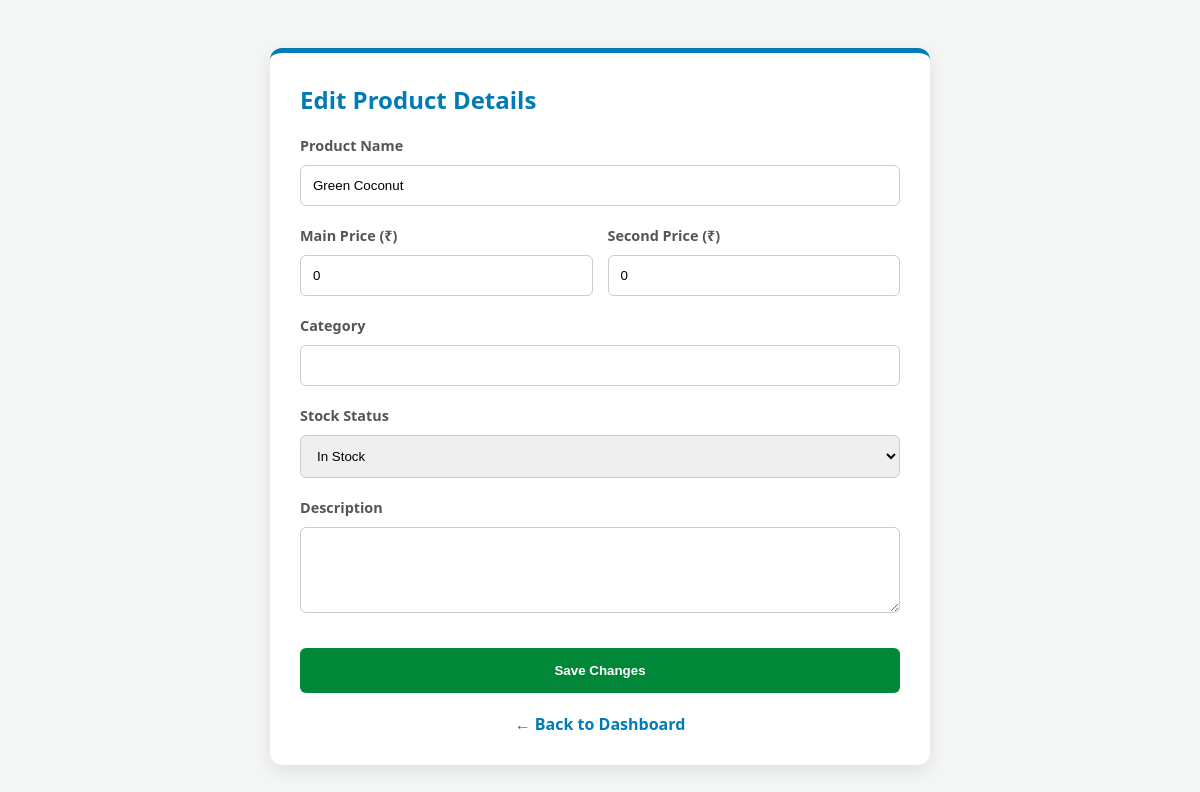
The app's page /edit/2 (signed in) with its own data.
### tables this page shows
CREATE TABLE products 
                    (id INTEGER PRIMARY KEY AUTOINCREMENT, 
                     name TEXT, price TEXT, available TEXT, 
                     description TEXT, image TEXT, category TEXT, unit TEXT);

### app.py (the view, shortened to what this page needs)
@app.route('/edit/<int:id>', methods=['GET', 'POST'])
def edit_product(id):
    if session.get('role') != 'admin': return redirect(url_for('pricing'))
    conn = sqlite3.connect('products.db')
    product = conn.execute("SELECT * FROM products WHERE id=?", (id,)).fetchone()
    conn.close()
    return render_template('edit.html', p=product)

### templates/edit.html (shortened to what this page needs)
<!DOCTYPE html>
<html>
<head>
</head>
<body>
<div class="edit-container">
    <h2 style="margin-top: 0; color: var(--brand-blue);">Edit Product Details</h2>
    <form action="/edit/{{ p[0] }}" method="POST">
        <label>Product Name</label>
        <input type="text" name="name" value="{{ p[1] }}" required>
        <div style="display: flex; gap: 15px;">
            <div style="flex: 1;">
                <label>Main Price (₹)</label>
                <input type="text" name="price" value="{{ p[2] }}" required>
            </div>
            <div style="flex: 1;">
                <label>Second Price (₹)</label>
                <input type="text" name="unit" value="{{ p[7] }}" required>
            </div>
        </div>
        <label>Category</label>
        <input type="text" name="category" value="{{ p[6] }}">
        <label>Stock Status</label>
        <select name="available">
            <option value="Yes" {% if p[3] == 'Yes' %}selected{% endif %}>In Stock</option>
        </select>
        <label>Description</label>
        <textarea name="description" rows="4">{{ p[4] }}</textarea>
        <button type="submit" class="btn-update">Save Changes</button>
    </form>
    <a href="/admin" class="back-link">← Back to Dashboard</a>
</div>
</body>
</html>

### templates/edit.html (style rules this page uses)
:root { --brand-green: #008738; --brand-blue: #007bb5; --bg-light: #f4f7f6; }
body { font-family: 'Segoe UI', sans-serif; padding: 40px; background-color: var(--bg-light); color: #333; }
.edit-container { max-width: 600px; margin: 0 auto; background: white; padding: 30px; border-radius: 12px; box-shadow: 0 5px 20px rgba(0,0,0,0.1); border-top: 5px solid var(--brand-blue); }
input, select, textarea { width: 100%; padding: 12px; margin: 10px 0; border: 1px solid #ccc; border-radius: 6px; box-sizing: border-box; }
label { font-weight: bold; font-size: 0.9rem; color: #555; display: block; margin-top: 10px; }
.btn-update { background-color: var(--brand-green); color: white; border: none; padding: 15px; border-radius: 6px; cursor: pointer; font-weight: bold; width: 100%; margin-top: 20px; transition: 0.3s; }
.back-link { display: block; text-align: center; margin-top: 20px; color: var(--brand-blue); text-decoration: none; font-weight: bold; }

### records on screen
products: name "Green Coconut", price "0", unit "0", available "In Stock"
